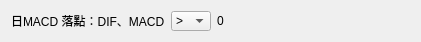
       <widget class="QWidget" name="widget_10" native="true">
        <property name="geometry">
         <rect>
          <x>850</x>
          <y>640</y>
          <width>421</width>
          <height>40</height>
         </rect>
        </property>
        <layout class="QHBoxLayout" name="horizontalLayout_121">
         <item>
          <layout class="QHBoxLayout" name="horizontalLayout_33">
           <item>
            <widget class="QLabel" name="label_160">
             <property name="text">
              <string>日MACD 落點：DIF、MACD</string>
             </property>
            </widget>
           </item>
           <item>
            <widget class="QComboBox" name="comboBox_34">
             <property name="sizePolicy">
              <sizepolicy hsizetype="Preferred" vsizetype="Fixed">
               <horstretch>0</horstretch>
               <verstretch>0</verstretch>
              </sizepolicy>
             </property>
             <property name="minimumSize">
              <size>
               <width>40</width>
               <height>20</height>
              </size>
             </property>
             <property name="maximumSize">
              <size>
               <width>40</width>
               <height>20</height>
              </size>
             </property>
             <item>
              <property name="text">
               <string>&gt;</string>
              </property>
             </item>
             <item>
              <property name="text">
               <string>&lt;</string>
              </property>
             </item>
            </widget>
           </item>
           <item>
            <widget class="QLabel" name="label_48">
             <property name="text">
              <string>0</string>
             </property>
            </widget>
           </item>
          </layout>
         </item>
         <item>
          <spacer name="horizontalSpacer_51">
           <property name="orientation">
            <enum>Qt::Horizontal</enum>
           </property>
           <property name="sizeHint" stdset="0">
            <size>
             <width>40</width>
             <height>20</height>
            </size>
           </property>
          </spacer>
         </item>
        </layout>
       </widget>
